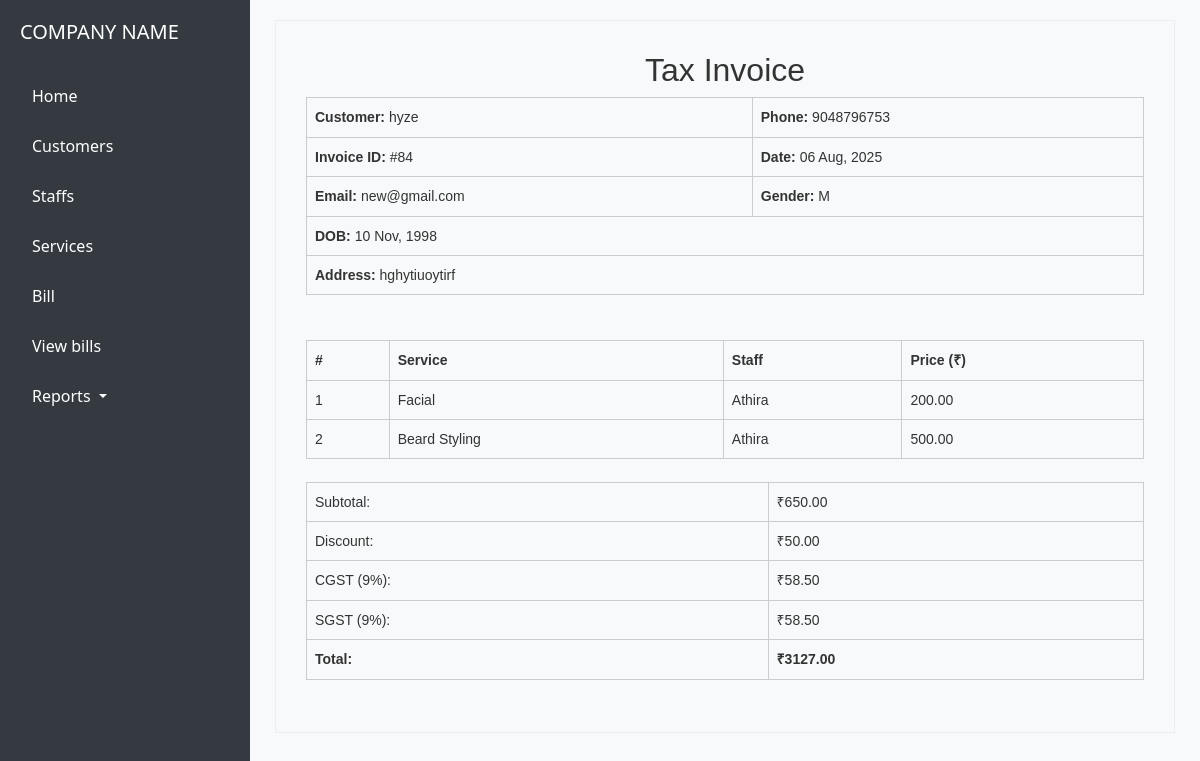
Screenshot of /invoice-preview/84/ with the database file from the repository.
### core/models.py (models this page shows, shortened)
class Bill(models.Model):
    customer = models.ForeignKey(Customer, on_delete=models.CASCADE)
    date = models.DateTimeField(auto_now_add=True)
    total = models.DecimalField(max_digits=10, decimal_places=2)
    discount = models.DecimalField(max_digits=10, decimal_places=2, default=0)
    created_at = models.DateTimeField(default=timezone.now)

class Customer(models.Model):
    name = models.CharField(max_length=100)
    phone = models.CharField(max_length=15)
    email = models.EmailField(blank=True, null=True)
    dob = models.DateField(default=timezone.now)
    address = models.TextField(default='N/A')
    state = models.CharField(max_length=100,null=True)
    district = models.CharField(max_length=100,null=True)
    place = models.CharField(max_length=100,null=True)
    pincode = models.CharField(max_length=6,null=True)
    gender = models.CharField(max_length=1, choices=GENDER_CHOICES, default='F')
    date = models.DateField(default=timezone.now)

class BillItem(models.Model):
    bill = models.ForeignKey(Bill, on_delete=models.CASCADE, related_name="items")
    service = models.ForeignKey(Service, on_delete=models.CASCADE)
    staff = models.ForeignKey(Staff, on_delete=models.SET_NULL, null=True)
    price = models.DecimalField(max_digits=8, decimal_places=2)

class Service(models.Model):
    CATEGORY_CHOICES = (
        ('men', 'Men'),
        ('women', 'Women'),
        ('kids', 'Kids'),
    )
    name = models.CharField(max_length=100)
    price = models.DecimalField(max_digits=8, decimal_places=2)
    category = models.CharField(max_length=10, choices=CATEGORY_CHOICES)

class Staff(models.Model):
    name = models.CharField(max_length=100)
    phone = models.CharField(max_length=15, null=True, blank=True)
    email = models.EmailField(blank=True, null=True)
    position = models.CharField(max_length=100,null=True, blank=True)
    dob = models.DateField(default=timezone.now)
    address = models.TextField(default='N/A')
    gender = models.CharField(max_length=1, choices=GENDER_CHOICES, default='F')
    date = models.DateField(default=timezone.now)
    basic_salary = models.DecimalField(max_digits=10, decimal_places=2, default=0)

### core/views.py (the view)
# urls.py: path('invoice-preview/<int:bill_id>/', views.invoice_preview, name='invoice_preview'),
def invoice_preview(request, bill_id):
    bill = get_object_or_404(Bill, id=bill_id)
    bill_items = bill.items.all()
    from decimal import Decimal
    subtotal = sum(item.price for item in bill_items) - bill.discount
    cgst = (subtotal * Decimal('0.09')).quantize(Decimal('0.01'))
    sgst = (subtotal * Decimal('0.09')).quantize(Decimal('0.01'))
    return render(request, "core/invoice_preview.html", {
        "bill": bill,
        "bill_items": bill_items,
        "subtotal": subtotal,
        "cgst": cgst,
        "sgst": sgst,
        "send_whatsapp": request.GET.get("send_whatsapp") == "true",
        "whatsapp_url": request.session.get('whatsapp_url'),
        "redirect_url": reverse("create_bill"),
    })

### core/templates/core/invoice_preview.html (shortened to what this page needs)
{% extends 'core/base.html' %}
{% load humanize %}
{% block content %}
<div class="invoice-box">
    <h2>Tax Invoice</h2>
    <table>
        <tr>
            <td><strong>Customer:</strong> {{ bill.customer.name }}</td>
            <td><strong>Phone:</strong> {{ bill.customer.phone }}</td>
        </tr>
        <tr>
            <td><strong>Invoice ID:</strong> #{{ bill.id }}</td>
            <td><strong>Date:</strong> {{ bill.created_at|date:"d M, Y" }}</td>
        </tr>
        <tr>
            <td><strong>Email:</strong> {{ bill.customer.email }}</td>
            <td><strong>Gender:</strong> {{ bill.customer.gender }}</td>
        </tr>
        {% if bill.customer.dob %}
        <tr>
            <td colspan="2"><strong>DOB:</strong> {{ bill.customer.dob|date:"d M, Y" }}</td>
        </tr>
        {% endif %}
        {% if bill.customer.address %}
        <tr>
            <td colspan="2"><strong>Address:</strong> {{ bill.customer.address }}</td>
        </tr>
        {% endif %}
    </table>
    <br><br>
    <table>
        <thead>
            <tr>
                <th>#</th>
                <th>Service</th>
                <th>Staff</th>
                <th>Price (₹)</th>
            </tr>
        </thead>
        <tbody>
            {% for item in bill.items.all %}
            <tr>
                <td>{{ forloop.counter }}</td>
                <td>{{ item.service.name }}</td>
                <td>{{ item.staff.name }}</td>
                <td>{{ item.price }}</td>
            </tr>
            {% endfor %}
        </tbody>
    </table>
    <br>
    <table class="totals">
        <tr><td>Subtotal:</td><td>₹{{ subtotal }}</td></tr>
        <tr><td>Discount:</td><td>₹{{ bill.discount }}</td></tr>
        <tr><td>CGST (9%):</td><td>₹{{ cgst }}</td></tr>
        <tr><td>SGST (9%):</td><td>₹{{ sgst }}</td></tr>
        <tr><td><strong>Total:</strong></td><td><strong>₹{{ bill.total }}</strong></td></tr>
    </table>
    <br>
{% endblock %}

### core/templates/core/base.html (style rules this page uses)
body { margin: 0; font-family: 'Segoe UI', sans-serif; }

### core/templates/core/invoice_preview.html (style rules this page uses)
.invoice-box { font-family: 'Arial', sans-serif; max-width: 900px; margin: auto; padding: 30px; border: 1px solid #eee; line-height: 1.6; font-size: 14px; color: #333; }
.invoice-box table { width: 100%; text-align: left; border-collapse: collapse; }
.invoice-box table th, .invoice-box table td { padding: 8px; border: 1px solid #ccc; }
.invoice-box h2 { text-align: center; }

### rows the page displays
Bill: customer.name "hyze", customer.phone "9048796753", id "84", created_at "06 Aug, 2025", customer.email "new@gmail.com", customer.gender "M", customer.dob "10 Nov, 1998", customer.address "hghytiuoytirf", discount "50.00", total "3127.00"
BillItem: service.name "Facial", staff.name "Athira", price "200.00"
BillItem: service.name "Beard Styling", staff.name "Athira", price "500.00"

### other values shown
{{ subtotal }} "650.00"
{{ cgst }} "58.50"
{{ sgst }} "58.50"
